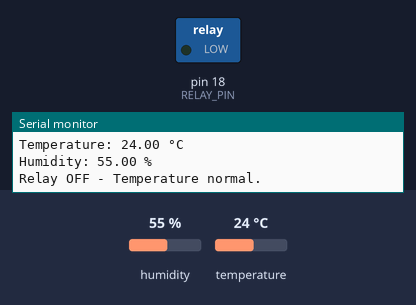
Simulated run of this sketch. Board: Arduino Uno, built with avr-gcc and run on an emulated ATmega328P. Shown: switched loads named in the sketch (green lamp = pin HIGH), the last lines printed to the serial monitor. The inputs (shaded band) are chosen by the test bench; at power-on: temperature 24 °C, humidity 55 %.

Above: at 4.8 s.
4.9 s: temperature set to 34 °C
7.9 s: temperature set to 37 °C
At 8.8 s:
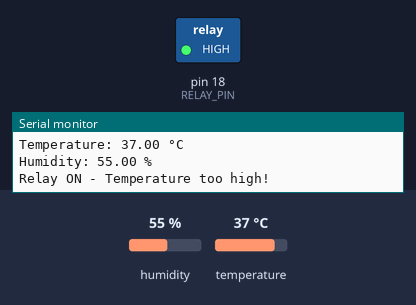
10.9 s: temperature set to 12 °C
At 13.2 s:
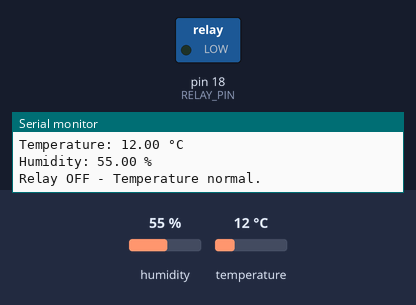
Timing chart, 0 to 14.7 s (numbered marks = the images above; inputs shaded):
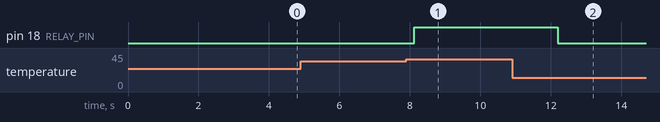

Measured:
- the behaviour switches between 35 and 36 °C on temperature (found by bisection; images 0 and 1)
- after the input at 7.9 s, pin 18 (RELAY_PIN): LOW → HIGH after 0.23 s
- after the input at 10.9 s, pin 18 (RELAY_PIN): HIGH → LOW after 1.3 s

The sketch:

Mappi32_Smart_Fan_Temperature.ino
```cpp
/* Smart Fan Based on Temperature using DHT11 Sensor */
      // @diazkibidi // Raffi Diaz Pratama //

#include <DHT.h>

#define DHTPIN 19      // Pin where the DHT11 is connected
#define DHTTYPE DHT11 // Define DHT type as DHT11
#define RELAY_PIN 18   // Pin where the relay is connected
#define TEMP_THRESHOLD 36 // Temperature threshold in degrees Celsius

DHT dht(DHTPIN, DHTTYPE);

void setup() {
  Serial.begin(9600);
  dht.begin();

  pinMode(RELAY_PIN, OUTPUT);  // Set relay pin as output
  digitalWrite(RELAY_PIN, LOW); // Initialize relay as off
}

void loop() {
  delay(2000); // DHT11 sampling rate is 1Hz, 2 seconds delay

  // Read temperature and humidity
  float temp = dht.readTemperature();  // Read temperature in Celsius
  float humidity = dht.readHumidity(); // Read humidity

  // Check if any reading failed
  if (isnan(temp) || isnan(humidity)) {
    Serial.println("Failed to read from DHT sensor!");
    return;
  }

  // Print temperature and humidity to Serial Monitor
  Serial.print("Temperature: ");
  Serial.print(temp);
  Serial.println(" °C");

  Serial.print("Humidity: ");
  Serial.print(humidity);
  Serial.println(" %");

  // Check if the temperature is above the threshold
  if (temp >= TEMP_THRESHOLD) {
    digitalWrite(RELAY_PIN, HIGH);  // Turn relay ON
    Serial.println("Relay ON - Temperature too high!");
  } else {
    digitalWrite(RELAY_PIN, LOW);   // Turn relay OFF
    Serial.println("Relay OFF - Temperature normal.");
  }
}
```
